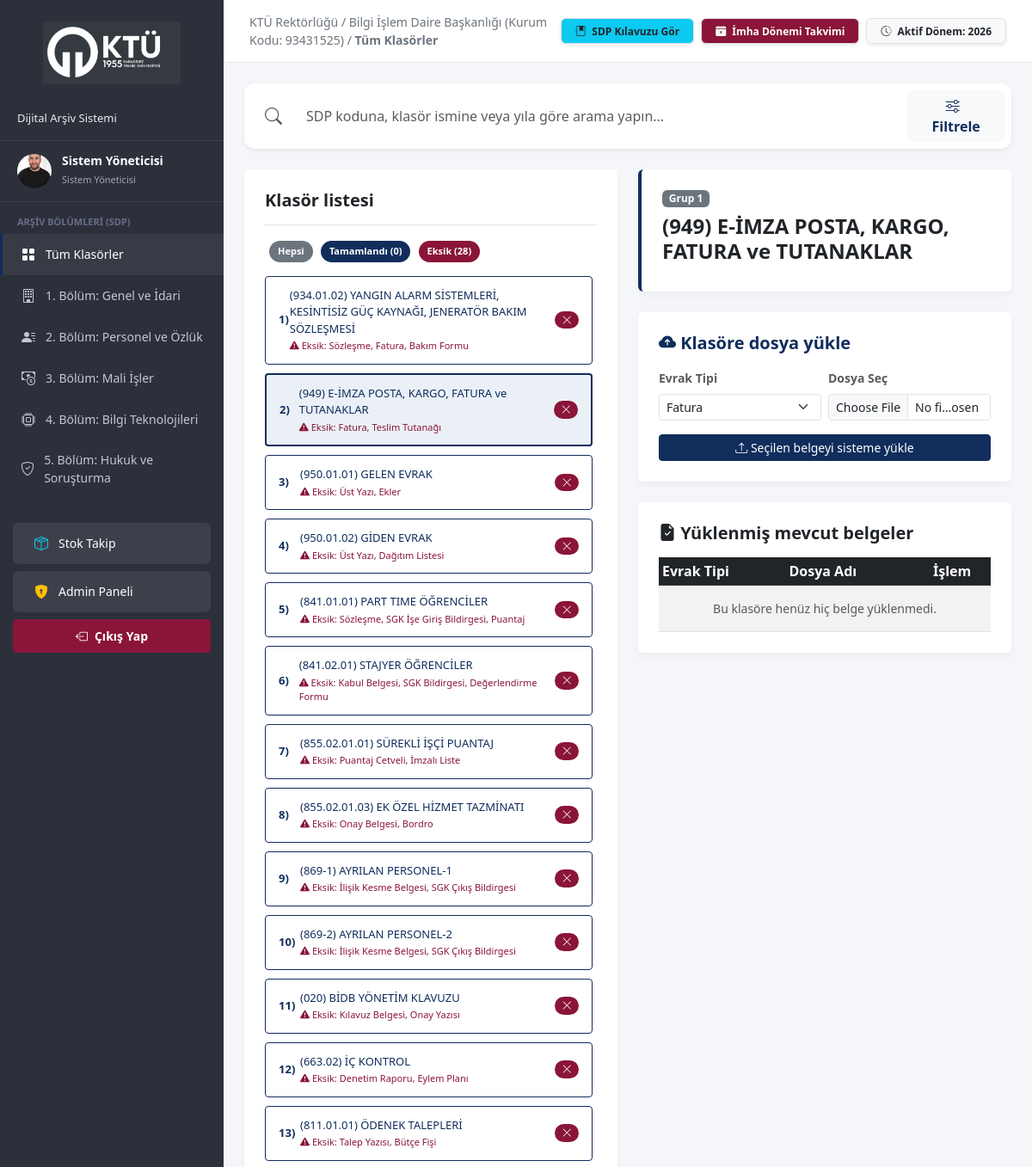
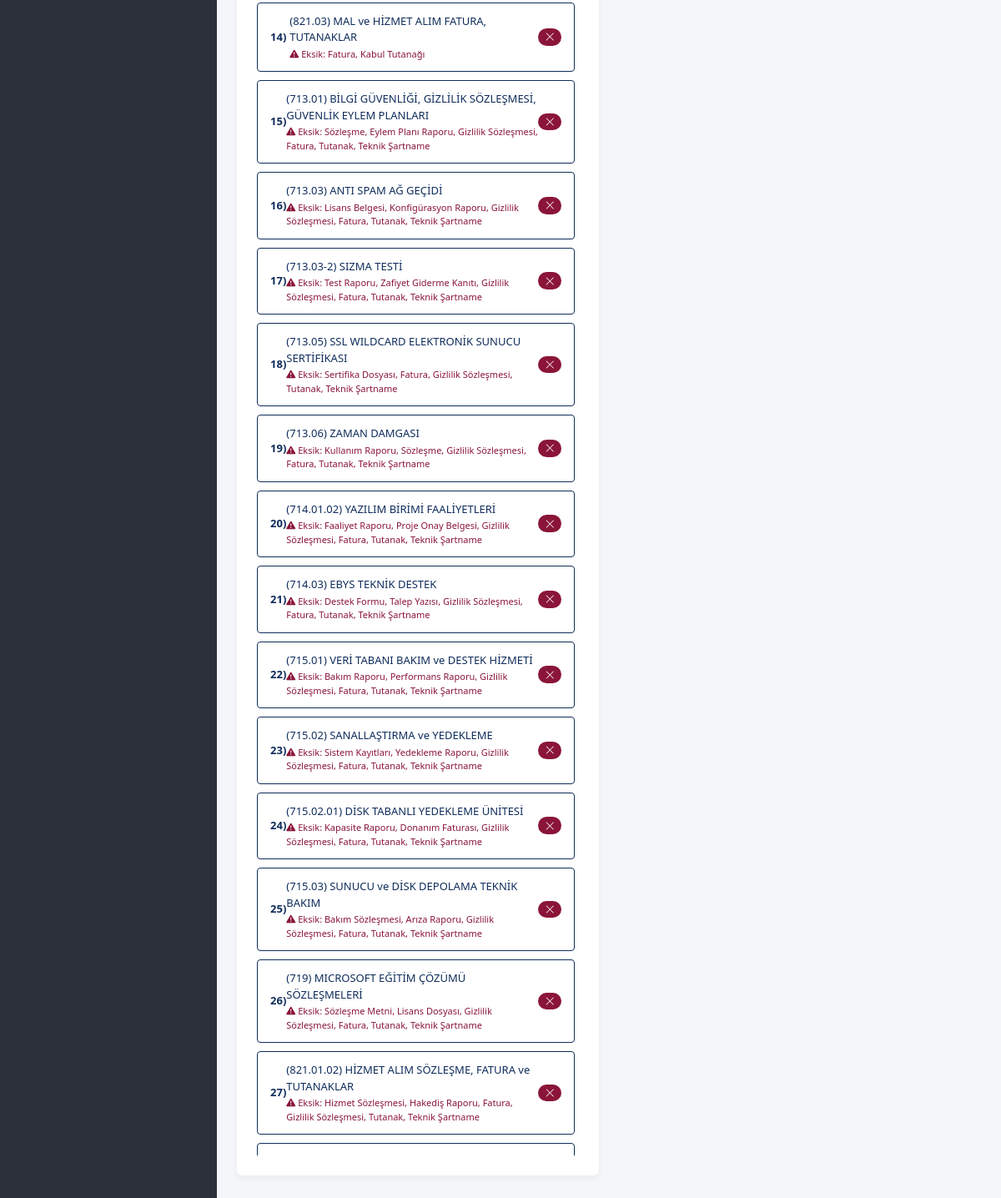
/klasor/949 (signed in), run on the app's committed database (2 pictures, top to bottom).
### tables this page shows
CREATE TABLE klasorler (
            id TEXT PRIMARY KEY,
            ad TEXT,
            grup TEXT,
            zorunlu_evraklar TEXT,
            bitis_tarihi_var_mi INTEGER DEFAULT 0
        );

### app.py (the view)
@app.route('/klasor/<path:klasor_id>')
@login_required
def klasor_detay(klasor_id):
    klasorler = get_authorized_folders(session['kullanici_id'], session['rol'])
    secili_klasor = None
    for k in klasorler:
        if k['id'] == klasor_id:
            secili_klasor = k
            break
    if not secili_klasor:
        flash("Bu klasöre erişim yetkiniz yok veya klasör bulunamadı.")
        return redirect(url_for('ana_sayfa'))
    conn = get_db_connection()
    yuklenenler_db = conn.execute('SELECT id, evrak_tipi, dosya_adi FROM evraklar WHERE klasor_id = ?', (klasor_id,)).fetchall()
    conn.close()
    yuklenenler = [(row['id'], row['evrak_tipi'], row['dosya_adi']) for row in yuklenenler_db]
    return render_template('index.html', klasorler=klasorler, secili_klasor=secili_klasor, yuklenenler=yuklenenler)

### templates/index.html (shortened to what this page needs)
<!DOCTYPE html>
<html lang="tr">
<head>
    <link href="https://cdn.jsdelivr.net/npm/bootstrap@5.3.0/dist/css/bootstrap.min.css" rel="stylesheet">
    <link rel="stylesheet" href="https://cdn.jsdelivr.net/npm/bootstrap-icons@1.10.5/font/bootstrap-icons.css">
</head>
<body>
    <div class="sidebar">
        <div class="logo-container text-center">
            <img src="{{ url_for('static', filename='ktu_logo_new.png') }}" alt="Kurum Logosu">
        </div>
        <p class="system-title">Dijital Arşiv Sistemi</p>
        <a href="/" class="profile-card text-decoration-none">
            <div class="profile-img" style="overflow: hidden;">
                {% if session.get('rol') == 'admin' %}
                    <img src="{{ url_for('static', filename='profile.jpg') }}" alt="Profil" style="width: 100%; height: 100%; object-fit: cover;">
                {% else %}
                    <i class="bi bi-person-fill"></i>
                {% endif %}
            </div>
            <div class="profile-info text-white">
                <h6 class="m-0" style="font-size: 14px; font-weight: 600;">{{ session.get('ad_soyad', 'Personel') }}</h6>
                <small style="color: #a2a5b9; font-size: 11px;">
                    {% if session.get('rol') == 'admin' %}Sistem Yöneticisi{% else %}Personel{% endif %}
                </small>
            </div>
        </a>
        <p class="nav-heading">Arşiv Bölümleri (SDP)</p>
        <a onclick="filtreleGrup('HEPSİ', this)" class="nav-link active"><i class="bi bi-grid-fill"></i> Tüm Klasörler</a>
        <a onclick="filtreleGrup('1', this)" class="nav-link"><i class="bi bi-building"></i> 1. Bölüm: Genel ve İdari</a>
        <a onclick="filtreleGrup('2', this)" class="nav-link"><i class="bi bi-person-lines-fill"></i> 2. Bölüm: Personel ve Özlük</a>
        <a onclick="filtreleGrup('3', this)" class="nav-link"><i class="bi bi-cash-coin"></i> 3. Bölüm: Mali İşler</a>
        <a onclick="filtreleGrup('4', this)" class="nav-link"><i class="bi bi-cpu"></i> 4. Bölüm: Bilgi Teknolojileri</a>
        <a onclick="filtreleGrup('5', this)" class="nav-link"><i class="bi bi-shield-check"></i> 5. Bölüm: Hukuk ve Soruşturma</a>
        <div style="margin-top: 30px; margin-bottom: 20px; width: 100%; padding: 0 15px;">
            {% if session.get('rol') == 'admin' %}
            <a href="/stok" class="nav-link text-white mb-2" style="background: rgba(255,255,255,0.08); border-radius: 6px;"><i class="bi bi-box-seam text-info"></i> Stok Takip</a>
            <a href="/admin" class="nav-link text-white mb-2" style="background: rgba(255,255,255,0.08); border-radius: 6px;"><i class="bi bi-shield-lock-fill text-warning"></i> Admin Paneli</a>
            {% endif %}
            <a href="/logout" class="btn btn-danger btn-sm w-100 fw-bold d-flex align-items-center justify-content-center py-2"><i class="bi bi-box-arrow-left me-2"></i> Çıkış Yap</a>
        </div>
    </div>
    <div class="main-content">
        <div class="top-navbar">
            <p class="breadcrumb-text">KTÜ Rektörlüğü / Bilgi İşlem Daire Başkanlığı (Kurum Kodu: 93431525) / <strong id="grup-baslik">Tüm Klasörler</strong></p>
            <div class="d-flex gap-2">
                <a href="https://www.devletarsivleri.gov.tr/Sayfalar/Sayfa.aspx?icerik=20&h=EC4EE38996FE1DD2D040D483800B793116ED6F1FD94ED1E517B581F5E16F395B" target="_blank" class="badge bg-info text-dark text-decoration-none border shadow-sm px-3 py-2"><i class="bi bi-journal-bookmark-fill me-1"></i> SDP Kılavuzu Gör</a>
                <a href="#" class="badge bg-danger text-white text-decoration-none border shadow-sm px-3 py-2"><i class="bi bi-calendar-x-fill me-1"></i> İmha Dönemi Takvimi</a>
                <span class="badge bg-light text-dark border shadow-sm px-3 py-2"><i class="bi bi-clock-history me-1"></i> Aktif Dönem: 2026</span>
            </div>
        </div>
        <div class="container-fluid p-4">
            <div class="row mb-4">
                <div class="col-12">
                    <div class="card bg-white border-0 shadow-sm" style="border-radius: 12px;">
                        <div class="card-body p-2 d-flex align-items-center">
                            <i class="bi bi-search text-muted fs-5 px-3"></i>
                            <input type="text" id="arama-kutusu" class="form-control border-0 shadow-none fs-6" style="box-shadow: none;" placeholder="SDP koduna, klasör ismine veya yıla göre arama yapın...">
                            <button class="btn btn-light text-primary border-0 px-4 fw-bold" style="border-radius: 8px;"><i class="bi bi-sliders me-2"></i>Filtrele</button>
                        </div>
                    </div>
                </div>
            </div>
            <div class="row">
                <div class="col-md-6">
                    <div class="card p-4 bg-white mb-4">
                        <div class="d-flex justify-content-between align-items-center border-bottom pb-3 mb-3">
                            <h5 class="m-0 fw-bold text-dark">Klasör listesi</h5>
                        </div>
                        <div class="mb-3">
                            <button onclick="filtreleDurum('HEPSİ')" class="status-filter-btn bg-secondary text-white">Hepsi</button>
                            <button onclick="filtreleDurum('Tamamlandı')" class="status-filter-btn bg-primary text-white">Tamamlandı (<span id="sayac-tamam">0</span>)</button>
                            <button onclick="filtreleDurum('Eksik Evrak')" class="status-filter-btn bg-danger text-white">Eksik (<span id="sayac-eksik">0</span>)</button>
                        </div>
                        <div id="klasor-listesi-container" style="max-height: 65vh; overflow-y: auto; padding-right: 5px;">
                            {% for k in klasorler %}
                                <a href="/klasor/{{ k.id }}" class="folder-row {% if secili_klasor and secili_klasor.id == k.id %}active-folder{% endif %}" data-grup="{{ k.grup }}" data-durum="{{ k.durum }}">
                                    <div class="d-flex align-items-center">
                                        <div class="folder-num">{{ loop.index }})</div>
                                        <div>
                                            <div class="folder-title">({{ k.id }}) {{ k.ad }}</div>
                                            {% if k.durum == 'Eksik Evrak' %}
                                                <div class="folder-subtext text-danger font-weight-bold">
                                                    <i class="bi bi-exclamation-triangle-fill"></i> Eksik: {% for e in k.eksikler %}{{ e }}{% if not loop.last %}, {% endif %}{% endfor %}
                                                </div>
                                            {% endif %}
                                        </div>
                                    </div>
                                    {% if k.durum == 'Tamamlandı' %}
                                        <span class="badge bg-primary rounded-pill"><i class="bi bi-check-lg"></i></span>
                                    {% else %}
                                        <span class="badge bg-danger rounded-pill"><i class="bi bi-x-lg"></i></span>
                                    {% endif %}
                                </a>
                            {% endfor %}
                        </div>
                    </div>
                </div>
                <div class="col-md-6">
                    {% if secili_klasor %}
                        <div class="card p-4 bg-white mb-4 border-start border-primary border-4">
                            <span class="badge bg-secondary mb-2" style="width: fit-content;">Grup {{ secili_klasor.grup }}</span>
                            <h4 class="fw-bold text-dark">({{ secili_klasor.id }}) {{ secili_klasor.ad }}</h4>
                        </div>
                        <div class="card p-4 bg-white mb-4">
                            <h5 class="mb-3 text-primary fw-bold"><i class="bi bi-cloud-arrow-up-fill"></i> Klasöre dosya yükle</h5>
                            <form action="/yukle/{{ secili_klasor.id }}" method="POST" enctype="multipart/form-data">
                                <div class="row g-2">
                                    <div class="col-md-6">
                                        <label class="form-label small text-muted fw-bold">Evrak Tipi</label>
                                        <select name="evrak_tipi" class="form-select form-select-sm" required>
                                            {% for z in secili_klasor.zorunlular %}
                                                <option value="{{ z }}">{{ z }}</option>
                                            {% endfor %}
                                        </select>
                                    </div>
                                    <div class="col-md-6">
                                        <label class="form-label small text-muted fw-bold">Dosya Seç</label>
                                        <input type="file" name="dosya" class="form-control form-control-sm" required>
                                    </div>
                                </div>
                                <button type="submit" class="btn btn-primary btn-sm w-100 mt-3"><i class="bi bi-upload"></i> Seçilen belgeyi sisteme yükle</button>
                            </form>
                        </div>
                        <div class="card p-4 bg-white">
                            <h5 class="mb-3 text-dark fw-bold"><i class="bi bi-file-earmark-check-fill"></i> Yüklenmiş mevcut belgeler</h5>
                            <div class="table-responsive">
                                <table class="table table-sm table-striped align-middle m-0">
                                    <thead class="table-dark">
                                        <tr>
                                            <th>Evrak Tipi</th>
                                            <th>Dosya Adı</th>
                                            <th class="text-center">İşlem</th>
                                        </tr>
                                    </thead>
                                    <tbody>
                                        {% if yuklenenler %}
                                            {% for eid, tip, ad in yuklenenler %}
                                            <tr>
                                                <td><span class="badge bg-primary">{{ tip }}</span></td>
                                                <td class="small text-truncate" style="max-width: 180px;">{{ ad }}</td>
                                                <td class="text-center">
                                                    <a href="/indir/{{ ad }}" target="_blank" class="btn btn-primary btn-sm py-0 px-2 me-1" title="Belgeyi Görüntüle">
                                                        <i class="bi bi-eye"></i>
                                                    </a>
                                                    <a href="/sil/{{ secili_klasor.id }}/{{ eid }}" class="btn btn-danger btn-sm py-0 px-2" onclick="return confirm('Bu belgeyi silmek istediğinize emin misiniz?')" title="Belgeyi Sil">
                                                        <i class="bi bi-trash"></i>
                                                    </a>
                                                </td>
                                            </tr>
                                            {% endfor %}
                                        {% else %}
                                            <tr>
                                                <td colspan="3" class="text-center text-muted py-3 small">Bu klasöre henüz hiç belge yüklenmedi.</td>
                                            </tr>
                                        {% endif %}
                                    </tbody>
                                </table>
                            </div>
                        </div>
                    {% endif %}
                </div>
            </div>
        </div>
    </div>
</body>
</html>

### data on the page
klasorler: id "934.01.02", ad "YANGIN ALARM SİSTEMLERİ, KESİNTİSİZ GÜÇ KAYNAĞI, JENERATÖR BAKIM SÖZLEŞMESİ", eksikler "Sözleşme" "Fatura" "Bakım Formu"
klasorler: id "949", ad "E-İMZA POSTA, KARGO, FATURA ve TUTANAKLAR", eksikler "Fatura" "Teslim Tutanağı", grup "1"
klasorler: id "950.01.01", ad "GELEN EVRAK", eksikler "Üst Yazı" "Ekler"
klasorler: id "950.01.02", ad "GİDEN EVRAK", eksikler "Üst Yazı" "Dağıtım Listesi"
klasorler: id "841.01.01", ad "PART TIME ÖĞRENCİLER", eksikler "Sözleşme" "SGK İşe Giriş Bildirgesi" "Puantaj"
klasorler: id "841.02.01", ad "STAJYER ÖĞRENCİLER", eksikler "Kabul Belgesi" "SGK Bildirgesi" "Değerlendirme Formu"
klasorler: id "855.02.01.01", ad "SÜREKLİ İŞÇİ PUANTAJ", eksikler "Puantaj Cetveli" "İmzalı Liste"
klasorler: id "855.02.01.03", ad "EK ÖZEL HİZMET TAZMİNATI", eksikler "Onay Belgesi" "Bordro"
klasorler: id "869-1", ad "AYRILAN PERSONEL-1", eksikler "İlişik Kesme Belgesi" "SGK Çıkış Bildirgesi"
klasorler: id "869-2", ad "AYRILAN PERSONEL-2", eksikler "İlişik Kesme Belgesi" "SGK Çıkış Bildirgesi"
klasorler: id "020", ad "BİDB YÖNETİM KLAVUZU", eksikler "Kılavuz Belgesi" "Onay Yazısı"
klasorler: id "663.02", ad "İÇ KONTROL", eksikler "Denetim Raporu" "Eylem Planı"
klasorler: id "811.01.01", ad "ÖDENEK TALEPLERİ", eksikler "Talep Yazısı" "Bütçe Fişi"
klasorler: id "821.03", ad "MAL ve HİZMET ALIM FATURA, TUTANAKLAR", eksikler "Fatura" "Kabul Tutanağı"
klasorler: id "713.01", ad "BİLGİ GÜVENLİĞİ, GİZLİLİK SÖZLEŞMESİ, GÜVENLİK EYLEM PLANLARI", eksikler "Sözleşme" "Eylem Planı Raporu" "Gizlilik Sözleşmesi" "Fatura" "Tutanak" "Teknik Şartname"
klasorler: id "713.03", ad "ANTI SPAM AĞ GEÇİDİ", eksikler "Lisans Belgesi" "Konfigürasyon Raporu" "Gizlilik Sözleşmesi" "Fatura" "Tutanak" "Teknik Şartname"
klasorler: id "713.03-2", ad "SIZMA TESTİ", eksikler "Test Raporu" "Zafiyet Giderme Kanıtı" "Gizlilik Sözleşmesi" "Fatura" "Tutanak" "Teknik Şartname"
klasorler: id "713.05", ad "SSL WILDCARD ELEKTRONİK SUNUCU SERTİFİKASI", eksikler "Sertifika Dosyası" "Fatura" "Gizlilik Sözleşmesi" "Tutanak" "Teknik Şartname"
klasorler: id "713.06", ad "ZAMAN DAMGASI", eksikler "Kullanım Raporu" "Sözleşme" "Gizlilik Sözleşmesi" "Fatura" "Tutanak" "Teknik Şartname"
klasorler: id "714.01.02", ad "YAZILIM BİRİMİ FAALİYETLERİ", eksikler "Faaliyet Raporu" "Proje Onay Belgesi" "Gizlilik Sözleşmesi" "Fatura" "Tutanak" "Teknik Şartname"
klasorler: id "714.03", ad "EBYS TEKNİK DESTEK", eksikler "Destek Formu" "Talep Yazısı" "Gizlilik Sözleşmesi" "Fatura" "Tutanak" "Teknik Şartname"
klasorler: id "715.01", ad "VERİ TABANI BAKIM ve DESTEK HİZMETİ", eksikler "Bakım Raporu" "Performans Raporu" "Gizlilik Sözleşmesi" "Fatura" "Tutanak" "Teknik Şartname"
klasorler: id "715.02", ad "SANALLAŞTIRMA ve YEDEKLEME", eksikler "Sistem Kayıtları" "Yedekleme Raporu" "Gizlilik Sözleşmesi" "Fatura" "Tutanak" "Teknik Şartname"
klasorler: id "715.02.01", ad "DİSK TABANLI YEDEKLEME ÜNİTESİ", eksikler "Kapasite Raporu" "Donanım Faturası" "Gizlilik Sözleşmesi" "Fatura" "Tutanak" "Teknik Şartname"
klasorler: id "715.03", ad "SUNUCU ve DİSK DEPOLAMA TEKNİK BAKIM", eksikler "Bakım Sözleşmesi" "Arıza Raporu" "Gizlilik Sözleşmesi" "Fatura" "Tutanak" "Teknik Şartname"
klasorler: id "719", ad "MICROSOFT EĞİTİM ÇÖZÜMÜ SÖZLEŞMELERİ", eksikler "Sözleşme Metni" "Lisans Dosyası" "Gizlilik Sözleşmesi" "Fatura" "Tutanak" "Teknik Şartname"
klasorler: id "821.01.02", ad "HİZMET ALIM SÖZLEŞME, FATURA ve TUTANAKLAR", eksikler "Hizmet Sözleşmesi" "Hakediş Raporu" "Fatura" "Gizlilik Sözleşmesi" "Tutanak" "Teknik Şartname"

### other printed values
{{ session.get('ad_soyad', 'Personel') }} "Sistem Yöneticisi"
form field evrak_tipi "Fatura"
